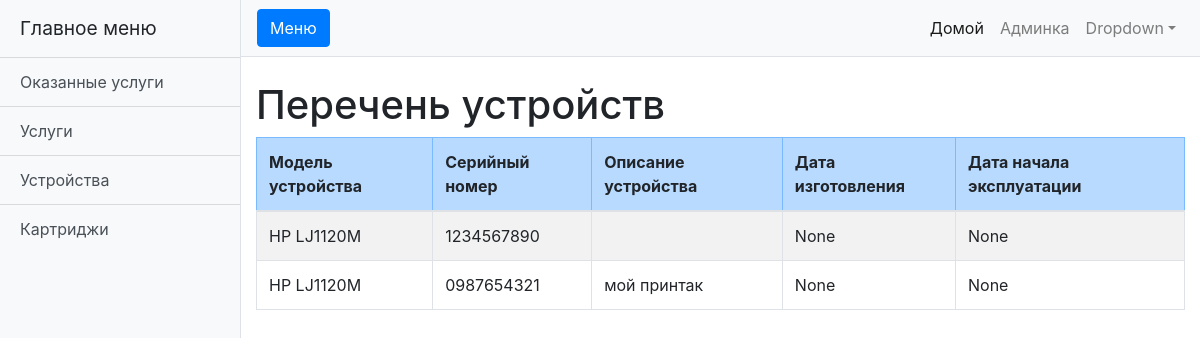
Page /carefreg/devices/ on the committed database.
### carefreg/models.py (models this page shows, shortened)
class AbstractDeviceModel(models.Model):
    vendor_name = models.CharField('Производитель', max_length = 50, blank = False, unique = False)
    model_name = models.CharField('Модель', max_length = 50, blank = False, unique = False)
    def __str__(self):
        return f"{self.vendor_name} {self.model_name}"
    class Meta:
        abstract = True

class DeviceModel(AbstractDeviceModel):
    class Meta:
        verbose_name = 'Модель устройства'
        verbose_name_plural = 'Модели устройств'

class Device(models.Model):
    device_model = models.ForeignKey(DeviceModel, on_delete = models.CASCADE, verbose_name = 'Модель устройства')
    serial_number = models.CharField('Серийный номер', max_length = 50, blank = False, unique = True)
    device_name = models.CharField('Описание устройства', max_length = 100, blank = True, unique = False)
    production_date = models.DateField('Дата изготовления', null = True, blank = True)
    start_date = models.DateField('Дата начала эксплуатации', null = True, blank = True)
    department = models.ManyToManyField(Department, related_name='devices', through='RelDeviceDepartment', through_fields=('device', 'owner_dept'))
    def current_department_name(self):
        now = timezone.now()
        rel = RelDeviceDepartment.objects.filter(device = self.id, rel_date__lte = now).select_related('owner_dept').order_by('-rel_date')
        if rel.exists():
            return str(rel[0].owner_dept)
        else:
            return ''
    current_department_name.short_description = 'Текущий отдел'
    class Meta:
        verbose_name = 'Устройство'
        verbose_name_plural = 'Устройства'

### carefreg/views.py (the view)
# urls.py: path('devices/', views.DevicesListView.as_view(), name='devices'),
class DevicesListView(generic.ListView):
    template_name = 'carefreg/index.html'
    context_object_name = 'object_list'
    extra_context = {'page_title' : "Перечень устройств",}
    extra_context['model_fields'] = {field.name : field.verbose_name for field in Device._meta.local_fields if not field.name == 'id'}
    def get_queryset(self):
	    return Device.objects.all()

### carefreg/templatetags/carefreg.py (called while the page is built)
@register.tag()
def get_side_menu(parser, token):
    args = token.split_contents()
    if len(args) < 2:
        raise template.TemplateSyntaxError("%r tag requires at least one argument - name of template variable" % token.contents.split()[0])
    var_name = args[1]
    menu_title = ''
    if len(args) > 2:
        menu_title = args[2]
    return SideMenu(var_name, menu_title)

@register.inclusion_tag('carefreg/table_row.html')
def table_row(obj, fields_list):
    try:
        if isinstance(obj, dict):
            data = {field : obj[field] for field in fields_list}
        else:
            data = {field : getattr(obj, field) for field in fields_list}
    except:
        raise template.TemplateSyntaxError("not all fields of %r exists in given object %r" % (fields_list, obj))
    return {'table_row' : data}

    def render(self, context):
        context[self.var_name] = [
            {'url' : 'carefreg:index', 'title' : 'Оказанные услуги'},
            {'url' : 'carefreg:services', 'title' : 'Услуги'},
            {'url' : 'carefreg:devices', 'title' : 'Устройства'},
            {'url' : 'carefreg:cartridges', 'title' : 'Картриджи'},
        ]
        context['menu_title'] = self.title
        return ''

### carefreg/templates/carefreg/index.html (shortened to what this page needs)
{% extends "carefreg/base.html" %}
{% load carefreg %}
{% block page_title %}
    <h1 class="mt-4">{{ page_title }}</h1>
{% endblock page_title %}
{% block page_content %}
    <table class="table table-striped table-bordered">
        <thead>
        <tr class="table-primary">
        {% for field_name in model_fields.values %}
            <th>{{ field_name }}</th>
        {% endfor %}
        </tr>
        </thead>
        <tbody>
        {% for obj in object_list %}
            {% table_row obj model_fields %}
        {% endfor %}
        </tbody>
    </table>
{% endblock page_content %}

### carefreg/templates/carefreg/table_row.html
<tr>
    {% for val in table_row.values %}
    <td>{{ val }}</td>
    {% endfor %}
</tr>

### carefreg/static/carefreg/css/simple-sidebar.css (style rules this page uses)
body { overflow-x: hidden; }

### rows in the picture
Device: values "1234567890" "None" "None"
DeviceModel: vendor_name+model_name "HP LJ1120M"
Device: values "0987654321" "мой принтак" "None" "None"

### other values in the picture
{{ menu_title|default:"Главное меню" }} "Главное меню"
{{ menu_item.title }} "Оказанные услуги" "Услуги" "Устройства" "Картриджи"
{{ page_title }} "Перечень устройств"
{{ field_name }} "Модель устройства" "Серийный номер" "Описание устройства" "Дата изготовления" "Дата начала эксплуатации"
